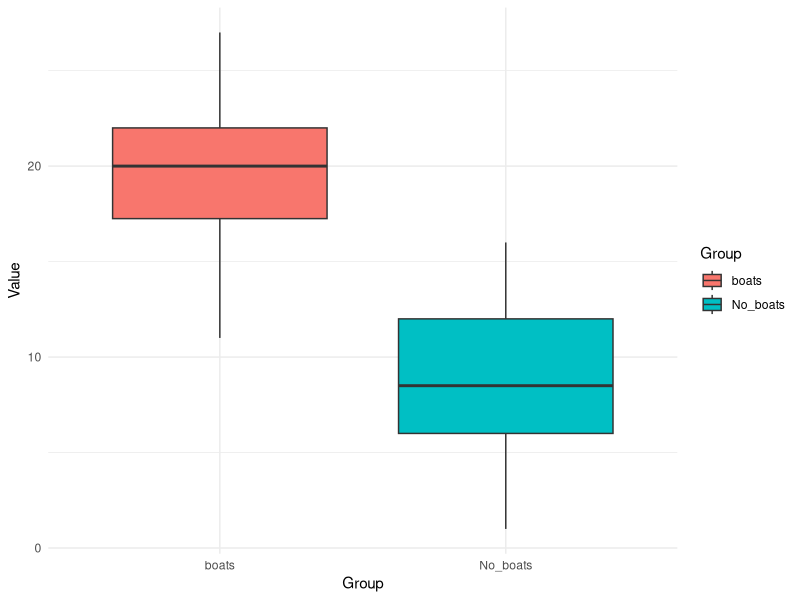

This figure's R source: (Note: this script raises an error after producing the figure.)
## ---- chunk 1
knitr::opts_chunk$set(echo = TRUE)
## ---- chunk 2
# Specify parameters
n_no_boats <- 50  # Sample size for the group without boats
mean_no_boats <- 9  # Mean of occurrences of directional changes in the group without boats
var_no_boats <- 15   # variance for the group without boats

n_boats <- 50  # Sample size for the group with boats
mean_boats <- 20  # Mean of occurrences of directional changes in the group with boats
var_boats <- 15  # variance for the group with boats

# Generate random data
No_boats <- round(rnorm(n_no_boats, mean = mean_no_boats, sd = sqrt(var_no_boats)),0)
boats <- round(rnorm(n_boats, mean = mean_boats, sd = sqrt(var_boats)),0)

# Combine data into a data frame
data <- data.frame(
  Directional_changes = c(No_boats, boats),
  Group = rep(c("No_boats", "boats"), each = n_no_boats)
)
head(data)
str(data)
## ---- chunk 3
library(ggplot2)
#ANOVA analysis
anova_result <- aov(Directional_changes ~ Group, data = data)
summary(anova_result)

# Generate a boxplot to visualize the data
library(ggplot2)

ggplot(data, aes(x = Group, y = Directional_changes, fill = Group)) +
  geom_boxplot() +
  theme_minimal() +
  labs(
    x = "Group",
    y = "Value"
  ) 
## ---- chunk 4
#variables to explore
effect_sizes <- seq(1, 10, 0.5)  # Varying effect sizes
sample_sizes <- seq(5, 50, 5) # Varying sample sizes
alpha <- 0.05

# 
sample_size_results <- data.frame()

for (effect in effect_sizes) {
  for (n in sample_sizes) {
    # Generate data
    group_boats <- rnorm(n, mean = mean_boats, sd = sqrt(var_boats))
    group_no_boats <- rnorm(n, mean = mean_no_boats + effect, sd = sqrt(var_no_boats))
    
    # Perform t-test
    t_test <- t.test(group_boats, group_no_boats)
    p_value <- t_test$p.value
    
    # Store results
    sample_size_results <- rbind(results, 
                     data.frame(Effect_Size = effect, 
                                Sample_Size = n, 
                                P_Value = p_value, 
                                Significant = (p_value < alpha)))
  }
}

# View the first few rows of results
head(sample_size_results)
# 
sample_size_results%>% filter(Significant == TRUE & Sample_Size <= 10)
